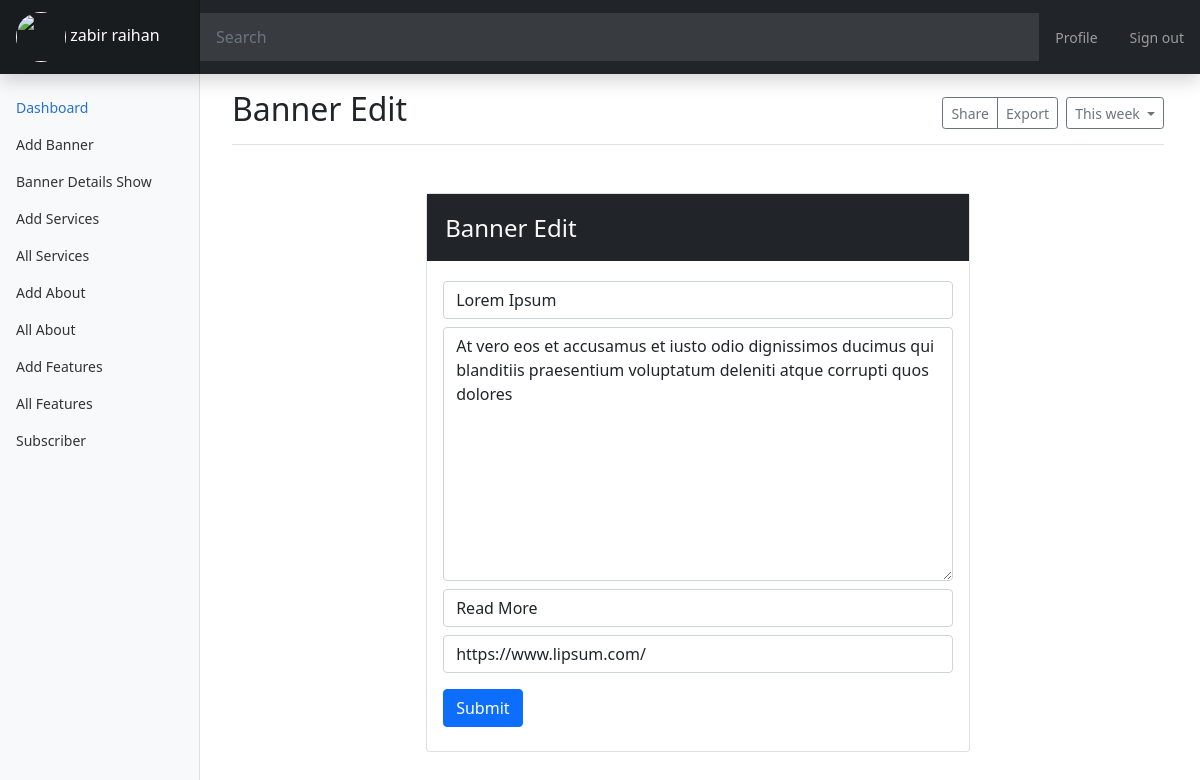
/dashboard/BannerEdit.php?id=5 (signed in), run on the app's committed database.
### tables this page shows
CREATE TABLE `banner` (
  `id` int(11) NOT NULL,
  `tittle` varchar(256) NOT NULL,
  `details` longtext NOT NULL,
  `ButtonName` varchar(256) NOT NULL,
  `ButtonLink` varchar(256) NOT NULL
);

### dashboard/BannerEdit.php (the view, shortened to what this page needs)
<?php
include "./inc/Header.php";
include_once "./inc/SideMenu.php";
include "../inc/env.php";
$id = $_GET['id'];
$query = "SELECT * FROM banner WHERE id='$id'";
$fetch = mysqli_query($conn,$query);
$collData = mysqli_fetch_assoc($fetch);
?>
<main class="col-md-9 ms-sm-auto col-lg-10 px-md-4">
    <div class="d-flex justify-content-between flex-wrap flex-md-nowrap align-items-center pt-3 pb-2 mb-3 border-bottom">
        <h1 class="h2">Banner Edit</h1>
        <div class="btn-toolbar mb-2 mb-md-0">
            <div class="btn-group me-2">
                <button type="button" class="btn btn-sm btn-outline-secondary">
                    Share
                </button>
                <button type="button" class="btn btn-sm btn-outline-secondary">
                    Export
                </button>
            </div>
            <button type="button" class="btn btn-sm btn-outline-secondary dropdown-toggle">
                This week
            </button>
        </div>
    </div>
    <div class="card col-lg-7 mx-auto my-5">
        <div class="bg-dark text-light">
            <h2 style="font-size:24px; padding: 20px 10px 10px 18px">Banner Edit</h2>
        </div>
        <div class="card-body">
            <form action="./controller/BannerEdit.php" id="files" method="POST">
                <input type="text" name="BannerTitle" placeholder="Banner Title" id="BannerTitle" class="my-1 form-control" value="<?=$collData['tittle']?>">
                <textarea type="text" name="Bannerdesc" placeholder="Banner Descripition" id="Bannerdesc" class="my-2 form-control" rows="10" cols="100"><?=$collData['details']?></textarea>
                <input type="text" name="BannerButtonName" placeholder="Banner Button Name" id="BannerButtonName" class="my-2 form-control" value="<?=$collData['ButtonName']?>">
                <input type="text" name="BannerButtonLink" placeholder="Banner Button Link" id="BannerButtonLink" class="my-2 form-control" value="<?=$collData['ButtonLink']?>">
                <button class="btn btn-primary my-2" name="submit">Submit</button>
            </form>
        </div>
    </div>
</main>
<?php
require_once "./inc/footer.php";
?>

### dashboard/css/dashboard.css (style rules this page uses)
body { font-size: .875rem; }

### data on the page
banner: BannerTitle "Lorem Ipsum", Bannerdesc "At vero eos et accusamus et iusto odio dignissimos ducimus qui blanditiis praesentium voluptatum deleniti atque corrupti quos dolores", BannerButtonName "Read More", BannerButtonLink "https://www.lipsum.com/"

### other printed values
$_SESSION['auth']['name'] "zabir raihan"
